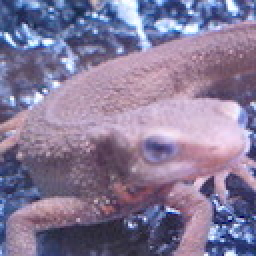
#> input picture Question_01_10/answers/imori.jpg, 128 x 128 px, found by its file name (shown 2 times larger)
$ python myans_43.py   (older library calls are emulated)
#> lines starting #> are read from the running program, lines starting #| are printed output that depends on the picture
import cv2
import numpy as np
import sys

def BGRTOGRAY(img):
    gray_img = img[..., 2] * 0.2126 + img[..., 1] * 0.7152 + img[..., 0] * 0.0722

    return gray_img

# [219 lines left out: functions Canny_step1, Canny_step2, Canny_step3, not called in this run]


img = cv2.imread("../imori.jpg").astype(np.float)

#gaussian = Canny_step1(img)
'''
edge0, edge1, edge2 = Canny_step2(gaussian)
myans0 = Canny_step3(edge0, HT=100., LT=30.)
myans1 = Canny_step3(edge1, HT=100., LT=30.)
myans2 = Canny_step3(edge2, HT=100., LT=30.)
cv2.imwrite("myans_43_0.jpg", myans0)
cv2.imwrite("myans_43_1.jpg", myans1)
cv2.imwrite("myans_43_2.jpg", myans2)
'''
# OpenCVでのCanny法
gray = BGRTOGRAY(img).astype(np.uint8)
#> in BGRTOGRAY, `gray_img = img[..., 2] * 0.2126 + img[..., 1] * 0.7152 + img[..., 0] *..`:
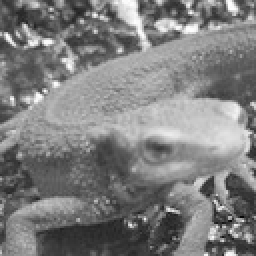
#> gray_img: shape (128, 128) float64 (shown 2 times larger); min 6.71, max 254.4, mean 126.7
official = cv2.Canny(gray, threshold1=30., threshold2=100., apertureSize=3, L2gradient=False)
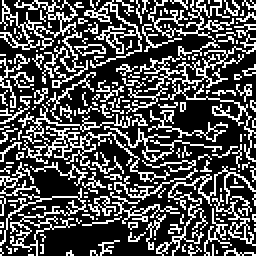
#> official: shape (128, 128) (shown 2 times larger); 30.6% white in thin lines or dots
cv2.imwrite("Canny_sample.jpg", official)
cv2.imshow("official", official)
'''
#edge 0-2はどれも近い
cv2.imshow("0", myans0)
cv2.imshow("1", myans1)
cv2.imshow("2", myans2)
'''

cv2.waitKey(0)
cv2.destroyAllWindows()
